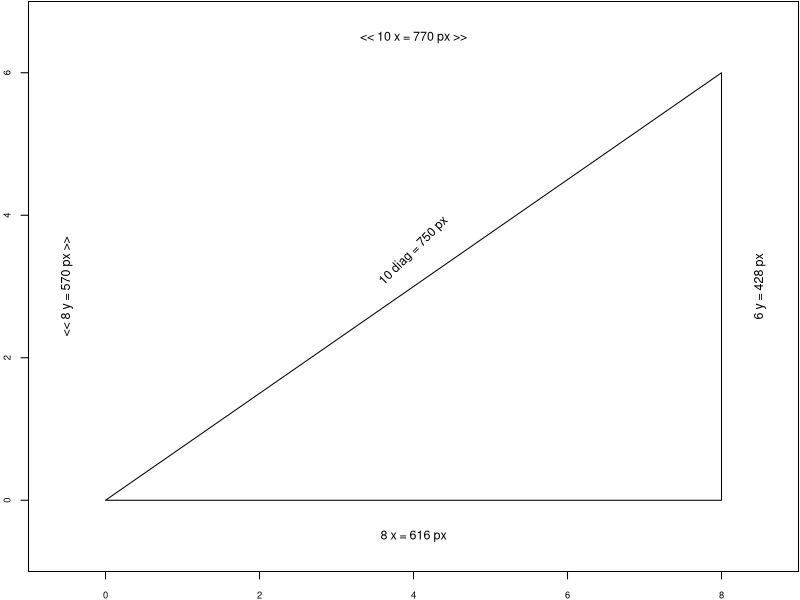

The R source for this figure:
## ---- chunk 1
par(mar=c(1.9, 1.9, 0.1, 0.1), cex=0.75,
  cex.axis=0.75, xaxs="i", yaxs="i")
plot(c(-1,9), c(-1,7), type="n")
lines(x=c(0,8,8,0), y=c(0,0,6,0)) # triangle
user.range <- par("usr")[c(2,4)] -
  par("usr")[c(1,3)]
region.pct <- par("plt")[c(2,4)] - 
  par("plt")[c(1,3)]
region.px <- dev.size(units="px") * region.pct
px.per.usr <- region.px / user.range

a.px <- round(8*px.per.usr[1])
b.px <- round(6*px.per.usr[2])
c.px <- round(sqrt(a.px^2+b.px^2))

text(4, -0.5, paste("8 x =", a.px, "px"))
text(8.5, 3, paste("6 y =", b.px, "px"), srt=90)
text(4, 3.5, paste("10 diag =", c.px, "px"), srt=45)
# Note: srt=45 is just a rough guess

s1 <- paste("<<", round(user.range[1]),
  "x =", round(region.px[1]), "px >>")

s2 <- paste("<<", round(user.range[2]),
  "y =", round(region.px[2]), "px >>")

text(4, 6.5, s1)
text(-0.5, 3, s2, srt=90)
